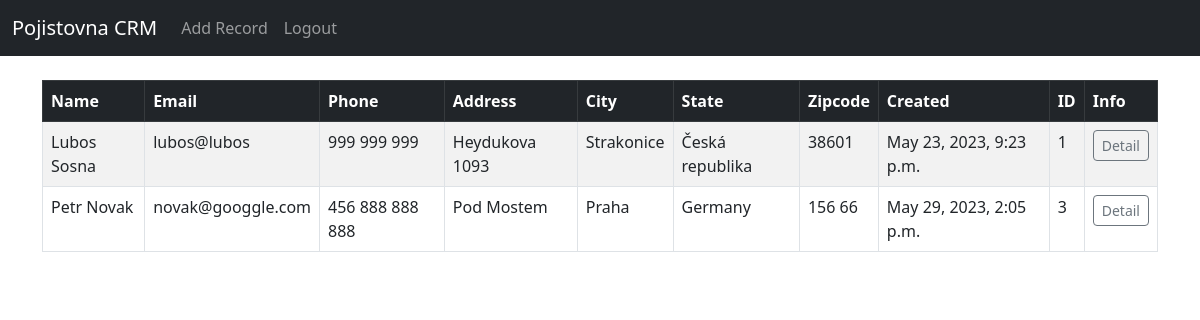
Before: / (signed in) with the older database file.
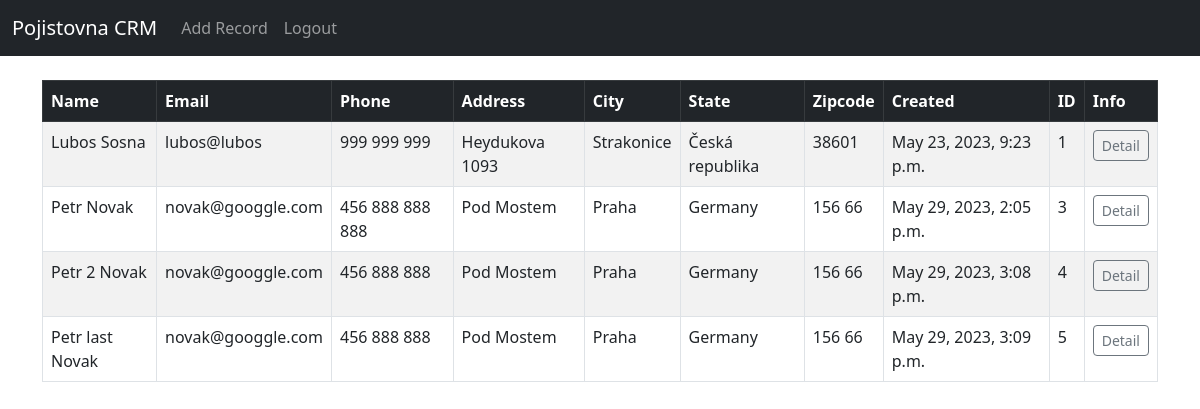
After: the same page with the newer database file.
### app_pojistovna/models.py (models this page shows)
class Record(models.Model):
    create_at = models.DateTimeField(auto_now_add=True)
    first_name = models.CharField(max_length=50)
    last_name = models.CharField(max_length=50)
    email = models.CharField(max_length=50)
    phone = models.CharField(max_length=20)
    address = models.CharField(max_length=100)
    city = models.CharField(max_length=50)
    state = models.CharField(max_length=50)
    zipcode = models.CharField(max_length=20)
    def __str__(self):
        return (f"{self.first_name} {self.last_name}")

### app_pojistovna/views.py (the view)
# urls.py: path('', views.home, name='home'),
def home(request):
    records = Record.objects.all()
    if request.method == 'POST':
        username = request.POST['username']
        password = request.POST['password']
        user = authenticate(request, username=username, password=password)
        if user is not None:
            login(request, user)
            messages.success(request, "Prihlaseni probehlo uspesne!")
            return redirect('home')
        else:
            messages.success(request, "Chyba pri prihlaseni, zkuste to znovu...")
            return redirect('home')
    else:
        return render(request, 'home.html', {'records':records})

### app_pojistovna/templates/home.html (shortened to what this page needs)
{% extends 'base.html' %}
{% block content %}
{% if user.is_authenticated %}
<table class="table table-striped table-hover table-bordered">
  <thead class="table-dark">
    <tr>
        <th scope="col">Name</th>
        <th scope="col">Email</th>
        <th scope="col">Phone</th>
        <th scope="col">Address</th>
        <th scope="col">City</th>
        <th scope="col">State</th>
        <th scope="col">Zipcode</th>
        <th scope="col">Created</th>
        <th scope="col">ID</th>
        <th scope="col">Info</th>
    </tr>
  </thead>
    <tbody>
            {% if records %}
                {% for record in records %}
                     <tr>
                       <td>{{ record.first_name }}
                        {{ record.last_name }}</td>
                        <td>{{ record.email }}</td>
                        <td>{{ record.phone }}</td>
                        <td>{{ record.address }}</td>
                        <td>{{ record.city }}</td>
                        <td>{{ record.state }}</td>
                        <td>{{ record.zipcode }}</td>
                        <td>{{ record.create_at }}</td>
                        <td>{{ record.id }}</td>
                        <td><a href="{% url 'record' record.id%}" class="btn btn-outline-secondary btn-sm">Detail</a></td>
                    </tr>
                {% endfor %}
            {% endif %}
    </tbody>
</table>
{% endif %}
{% endblock %}

Changed rows visible on the page:
added Record: first_name "Petr 2", last_name "Novak", email "novak@googgle.com", phone "456 888 888", address "Pod Mostem", city "Praha", state "Germany", zipcode "156 66", create_at "May 29, 2023, 3:08 p.m.", id "4"
added Record: first_name "Petr last", last_name "Novak", email "novak@googgle.com", phone "456 888 888", address "Pod Mostem", city "Praha", state "Germany", zipcode "156 66", create_at "May 29, 2023, 3:09 p.m.", id "5"
